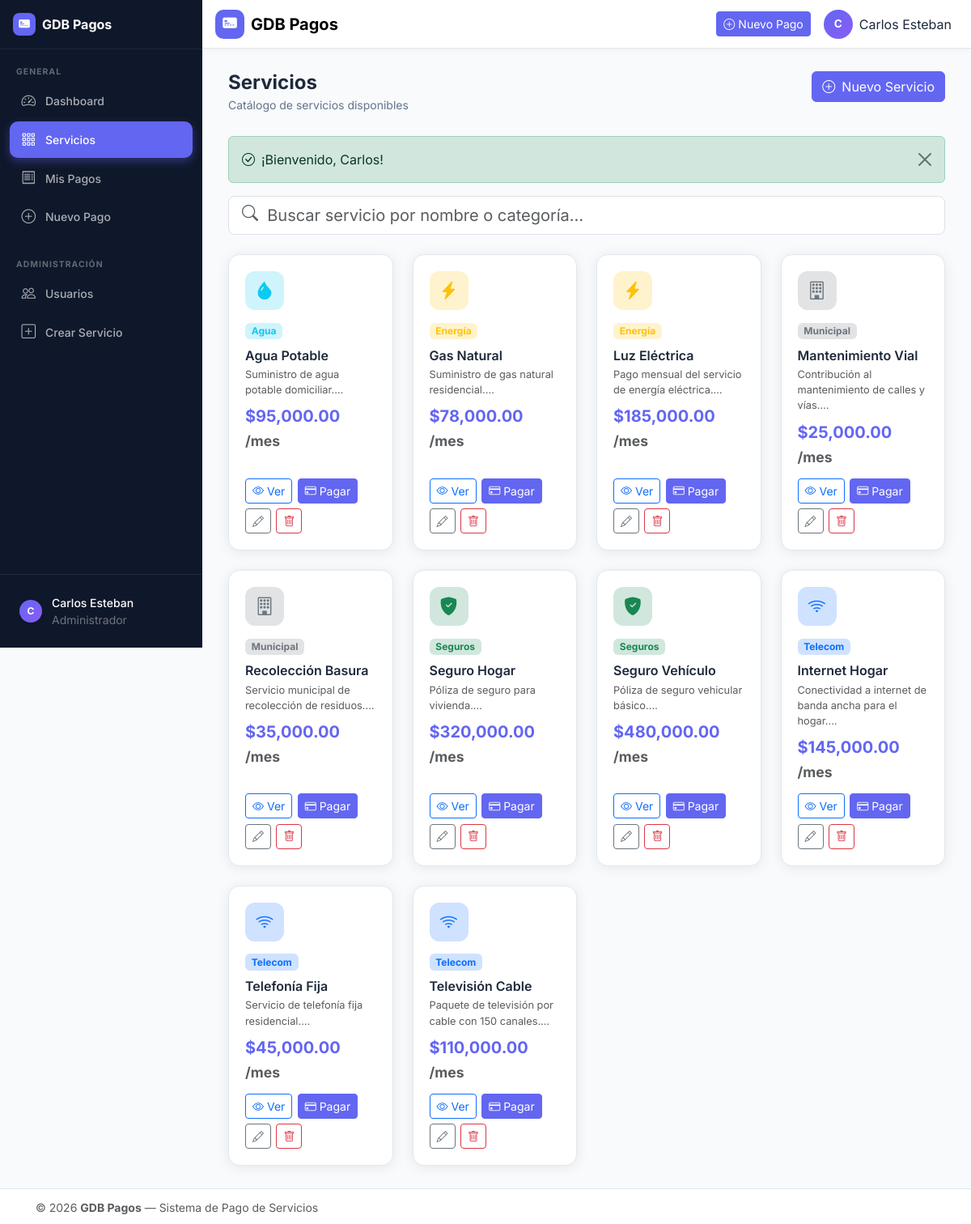
/index.php?url=servicios (signed in), run on the app's committed database.
### tables this page shows
CREATE TABLE IF NOT EXISTS servicios (
    id INT UNSIGNED AUTO_INCREMENT PRIMARY KEY,
    nombre VARCHAR(150) NOT NULL,
    descripcion TEXT DEFAULT NULL,
    categoria VARCHAR(80) NOT NULL,
    precio DECIMAL(10,2) NOT NULL DEFAULT 0.00,
    activo TINYINT(1) NOT NULL DEFAULT 1,

    created_at TIMESTAMP DEFAULT CURRENT_TIMESTAMP,
    updated_at TIMESTAMP DEFAULT CURRENT_TIMESTAMP
        ON UPDATE CURRENT_TIMESTAMP

);

### app/controllers/ServicioController.php (called while the page is built, shortened)
<?php
require_once dirname(__DIR__) . '/models/Servicio.php';
require_once dirname(__DIR__) . '/helpers/auth.php';
class ServicioController
{
    private Servicio $model;
    public function __construct()
    {
        $this->model = new Servicio();
    }
    public function index(): void
    {
        $flash     = getFlash();
        $servicios = $this->model->all();
        require_once dirname(__DIR__) . '/views/servicios/index.php';
    }
}

### app/helpers/auth.php (called while the page is built, shortened)
<?php
function currentUserRole(): string
{
    return (string) ($_SESSION['usuario_rol'] ?? 'user');
}
function isAdmin(): bool
{
    return currentUserRole() === 'admin';
}
function getFlash(): ?array
{
    if (isset($_SESSION['flash'])) {
        $flash = $_SESSION['flash'];
        return $flash;
    }
    return null;
}

### app/config/database.php (called while the page is built, shortened)
<?php
class Database
{
    private static ?PDO $instance = null;
    public static function getInstance(): PDO
    {
        if (self::$instance === null) {
            $host    = getenv('DB_HOST') ?: '127.0.0.1';
            $port    = getenv('DB_PORT') ?: '3306';
            $name    = getenv('DB_NAME') ?: 'gdb_pagos';
            $user    = getenv('DB_USER') ?: 'root';
            $pass    = getenv('DB_PASS') ?: '';
            $charset = 'utf8mb4';
            $dsn = "mysql:host=$host;port=$port;dbname=$name;charset=$charset";
            $options = [
                PDO::ATTR_ERRMODE            => PDO::ERRMODE_EXCEPTION,
                PDO::ATTR_DEFAULT_FETCH_MODE => PDO::FETCH_ASSOC,
                PDO::ATTR_EMULATE_PREPARES   => false,
            ];
            try {
                self::$instance = new PDO($dsn, $user, $pass, $options);
            } catch (PDOException $e) {
                http_response_code(500);
                die(json_encode(['error' => 'Error de conexión a la base de datos: ' . $e->getMessage()]));
            }
        }
        return self::$instance;
    }
}

### app/models/Servicio.php (called while the page is built, shortened)
<?php
require_once dirname(__DIR__) . '/config/database.php';
class Servicio
{
    private PDO $db;
    public function __construct()
    {
        $this->db = Database::getInstance();
    }
    public function all(bool $soloActivos = false): array
    {
        $where = $soloActivos ? 'WHERE activo = 1' : '';
        $stmt  = $this->db->query(
            "SELECT * FROM servicios $where ORDER BY categoria, nombre"
        );
        return $stmt->fetchAll();
    }
}

### app/views/servicios/index.php (the view, shortened to what this page needs)
<?php
require_once dirname(__DIR__, 2) . '/helpers/auth.php';
?>
<?php require_once dirname(__DIR__) . '/layouts/header.php'; ?>
<div class="app-wrapper">
    <?php require_once dirname(__DIR__) . '/layouts/sidebar.php'; ?>
    <div class="app-main">
        <?php require_once dirname(__DIR__) . '/layouts/navbar.php'; ?>
        <main class="main-content">
            <div class="page-header">
                <div>
                    <h1 class="page-title">Servicios</h1>
                    <p class="page-subtitle">Catálogo de servicios disponibles</p>
                </div>
                <?php if (isAdmin()): ?>
                <a href="<?= $appUrl ?>/index.php?url=servicios/create"
                   class="btn btn-primary" id="createServicioBtn">
                    <i class="bi bi-plus-circle me-2"></i>Nuevo Servicio
                </a>
                <?php endif; ?>
            </div>
            <?php if ($flash): ?>
            <div class="alert alert-<?= htmlspecialchars($flash['type']) ?> alert-dismissible fade show" role="alert" id="serviciosFlash">
                <i class="bi bi-check-circle me-2"></i><?= $flash['message'] ?>
                <button type="button" class="btn-close" data-bs-dismiss="alert" aria-label="Cerrar"></button>
            </div>
            <?php endif; ?>
            <?php if (empty($servicios)): ?>
            <div class="empty-state">
                <i class="bi bi-grid fs-1 text-muted"></i>
                <p class="text-muted mt-2">No hay servicios registrados.</p>
                <?php if (isAdmin()): ?>
                <a href="<?= $appUrl ?>/index.php?url=servicios/create" class="btn btn-primary" id="emptyServicioBtn">
                    <i class="bi bi-plus-circle me-2"></i>Crear Primer Servicio
                </a>
                <?php endif; ?>
            </div>
            <?php else: ?>
            <div class="mb-4">
                <input type="text" id="searchServicios" class="form-control form-control-lg"
                       placeholder="&#xF52A;  Buscar servicio por nombre o categoría…"
                       style="font-family:'Inter', 'bootstrap-icons', sans-serif;">
            </div>
            <div class="row g-4" id="serviciosGrid">
                <?php
                $catColors = [
                    'Energía'   => 'warning',
                    'Agua'      => 'info',
                    'Telecom'   => 'primary',
                    'Municipal' => 'secondary',
                    'Seguros'   => 'success',
                ];
                $catIcons = [
                    'Energía'   => 'lightning-charge-fill',
                    'Agua'      => 'droplet-fill',
                    'Telecom'   => 'wifi',
                    'Municipal' => 'building',
                    'Seguros'   => 'shield-fill-check',
                ];
                foreach ($servicios as $s):
                    $color = $catColors[$s['categoria']] ?? 'primary';
                    $icon  = $catIcons[$s['categoria']]  ?? 'grid';
                ?>
                <div class="col-sm-6 col-lg-4 col-xl-3 servicio-item"
                     data-search="<?= strtolower(htmlspecialchars($s['nombre'] . ' ' . $s['categoria'])) ?>">
                    <div class="servicio-card <?= !(bool)$s['activo'] ? 'servicio-card--inactive' : '' ?>">
                        <div class="servicio-card__icon bg-<?= $color ?>-subtle text-<?= $color ?>">
                            <i class="bi bi-<?= $icon ?>"></i>
                        </div>
                        <div class="servicio-card__body">
                            <span class="badge bg-<?= $color ?>-subtle text-<?= $color ?> mb-1">
                                <?= htmlspecialchars($s['categoria']) ?>
                            </span>
                            <h3 class="servicio-card__name"><?= htmlspecialchars($s['nombre']) ?></h3>
                            <p class="servicio-card__desc text-muted small">
                                <?= htmlspecialchars(mb_substr($s['descripcion'] ?? '—', 0, 60)) ?>…
                            </p>
                            <div class="servicio-card__price">
                                $<?= number_format((float)$s['precio'], 2) ?>
                                <span class="text-muted small">/mes</span>
                            </div>
                        </div>
                        <div class="servicio-card__actions">
                            <a href="<?= $appUrl ?>/index.php?url=servicios/show/<?= $s['id'] ?>"
                               class="btn btn-sm btn-outline-primary">
                                <i class="bi bi-eye"></i> Ver
                            </a>
                            <?php if ((bool)$s['activo']): ?>
                            <a href="<?= $appUrl ?>/index.php?url=pagos/create&servicio_id=<?= $s['id'] ?>"
                               class="btn btn-sm btn-primary">
                                <i class="bi bi-credit-card"></i> Pagar
                            </a>
                            <?php endif; ?>
                            <?php if (isAdmin()): ?>
                            <a href="<?= $appUrl ?>/index.php?url=servicios/edit/<?= $s['id'] ?>"
                               class="btn btn-sm btn-outline-secondary">
                                <i class="bi bi-pencil"></i>
                            </a>
                            <a href="<?= $appUrl ?>/index.php?url=servicios/delete/<?= $s['id'] ?>"
                               class="btn btn-sm btn-outline-danger"
                               onclick="return confirm('¿Eliminar este servicio?')"
                               id="deleteServicio<?= $s['id'] ?>">
                                <i class="bi bi-trash"></i>
                            </a>
                            <?php endif; ?>
                        </div>
                    </div>
                </div>
                <?php endforeach; ?>
            </div>
            <?php endif; ?>
        </main>
    </div>
</div>
<?php require_once dirname(__DIR__) . '/layouts/footer.php'; ?>

### public/css/style.css (style rules this page uses)
:root { --brand-primary: #6366f1; --brand-primary-dk: #4f46e5; --brand-accent: #8b5cf6; --sidebar-bg: #0f172a; --sidebar-width: 250px; --navbar-h: 60px; --footer-h: 44px; --radius-card: 14px; --shadow-card: 0 2px 16px rgba(0,0,0,.08); --transition: .2s ease; --font-main: 'Inter', system-ui, -apple-system, sans-serif; --color-text: #1e293b; --color-muted: #64748b; --color-bg: #f8fafc; --color-surface: #ffffff; --color-border: #e2e8f0; }
*, *::before, *::after { box-sizing: border-box; }
body { font-family: var(--font-main); color: var(--color-text); background-color: var(--color-bg); margin: 0; -webkit-font-smoothing: antialiased; }
a { text-decoration: none; color: var(--brand-primary); }
.app-layout { background: var(--color-bg); }
.app-wrapper { display: flex; min-height: 100vh; }
.app-main { flex: 1; margin-left: var(--sidebar-width); display: flex; flex-direction: column; min-height: 100vh; }
.main-content { flex: 1; padding: 1.75rem 2rem; }
.page-header { display: flex; align-items: flex-start; justify-content: space-between; gap: 1rem; margin-bottom: 1.75rem; flex-wrap: wrap; }
.page-title { font-size: 1.5rem; font-weight: 700; margin-bottom: .15rem; }
.page-subtitle { color: var(--color-muted); font-size: .875rem; margin-bottom: 0; }
.servicio-card { background: var(--color-surface); border: 1px solid var(--color-border); border-radius: var(--radius-card); padding: 1.25rem; height: 100%; display: flex; flex-direction: column; gap: .75rem; box-shadow: var(--shadow-card); transition: transform var(--transition), box-shadow var(--transition); }
.servicio-card__icon { width: 48px; height: 48px; border-radius: 12px; display: flex; align-items: center; justify-content: center; font-size: 1.4rem; }
.servicio-card__body { flex: 1; }
.servicio-card__name { font-size: 1rem; font-weight: 600; margin: .4rem 0 .25rem; }
.servicio-card__desc { font-size: .8rem; margin-bottom: .5rem; }
.servicio-card__price { font-size: 1.25rem; font-weight: 700; color: var(--brand-primary); }
.servicio-card__actions { display: flex; gap: .4rem; flex-wrap: wrap; }
.btn-primary { background: var(--brand-primary); border-color: var(--brand-primary); }

### data on the page
servicios: categoria "Agua", nombre "Agua Potable", descripcion "Suministro de agua potable domiciliar.", precio "95,000.00"
servicios: categoria "Energía", nombre "Gas Natural", descripcion "Suministro de gas natural residencial.", precio "78,000.00"
servicios: categoria "Energía", nombre "Luz Eléctrica", descripcion "Pago mensual del servicio de energía eléctrica.", precio "185,000.00"
servicios: categoria "Municipal", nombre "Mantenimiento Vial", descripcion "Contribución al mantenimiento de calles y vías.", precio "25,000.00"
servicios: categoria "Municipal", nombre "Recolección Basura", descripcion "Servicio municipal de recolección de residuos.", precio "35,000.00"
servicios: categoria "Seguros", nombre "Seguro Hogar", descripcion "Póliza de seguro para vivienda.", precio "320,000.00"
servicios: categoria "Seguros", nombre "Seguro Vehículo", descripcion "Póliza de seguro vehicular básico.", precio "480,000.00"
servicios: categoria "Telecom", nombre "Internet Hogar", descripcion "Conectividad a internet de banda ancha para el hogar.", precio "145,000.00"
servicios: categoria "Telecom", nombre "Telefonía Fija", descripcion "Servicio de telefonía fija residencial.", precio "45,000.00"
servicios: categoria "Telecom", nombre "Televisión Cable", descripcion "Paquete de televisión por cable con 150 canales.", precio "110,000.00"

### other printed values
substr(currentUserName(), 0, 1) "C"
currentUserName() "Carlos Esteban"
$appName "GDB Pagos"
$flash['message'] "¡Bienvenido, Carlos!"
